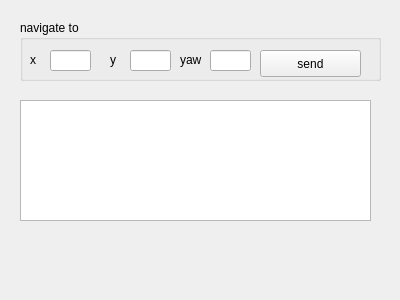
<?xml version="1.0" encoding="UTF-8"?>
<ui version="4.0">
 <class>Form</class>
 <widget class="QWidget" name="Form">
  <property name="geometry">
   <rect>
    <x>0</x>
    <y>0</y>
    <width>400</width>
    <height>300</height>
   </rect>
  </property>
  <property name="windowTitle">
   <string>Form</string>
  </property>
  <widget class="QGroupBox" name="groupBox">
   <property name="geometry">
    <rect>
     <x>20</x>
     <y>20</y>
     <width>361</width>
     <height>61</height>
    </rect>
   </property>
   <property name="title">
    <string>navigate to</string>
   </property>
   <widget class="QLabel" name="labelyaw">
    <property name="geometry">
     <rect>
      <x>160</x>
      <y>30</y>
      <width>31</width>
      <height>19</height>
     </rect>
    </property>
    <property name="text">
     <string>yaw</string>
    </property>
   </widget>
   <widget class="QLabel" name="labely">
    <property name="geometry">
     <rect>
      <x>90</x>
      <y>30</y>
      <width>31</width>
      <height>19</height>
     </rect>
    </property>
    <property name="text">
     <string>y</string>
    </property>
   </widget>
   <widget class="QLineEdit" name="linex">
    <property name="geometry">
     <rect>
      <x>30</x>
      <y>30</y>
      <width>41</width>
      <height>21</height>
     </rect>
    </property>
   </widget>
   <widget class="QLabel" name="labelx">
    <property name="geometry">
     <rect>
      <x>10</x>
      <y>30</y>
      <width>31</width>
      <height>19</height>
     </rect>
    </property>
    <property name="text">
     <string>x</string>
    </property>
   </widget>
   <widget class="QLineEdit" name="liney">
    <property name="geometry">
     <rect>
      <x>110</x>
      <y>30</y>
      <width>41</width>
      <height>21</height>
     </rect>
    </property>
   </widget>
   <widget class="QLineEdit" name="lineyaw">
    <property name="geometry">
     <rect>
      <x>190</x>
      <y>30</y>
      <width>41</width>
      <height>21</height>
     </rect>
    </property>
   </widget>
   <widget class="QPushButton" name="btnSend">
    <property name="geometry">
     <rect>
      <x>240</x>
      <y>30</y>
      <width>101</width>
      <height>27</height>
     </rect>
    </property>
    <property name="text">
     <string>send</string>
    </property>
   </widget>
  </widget>
  <widget class="QTextEdit" name="log">
   <property name="geometry">
    <rect>
     <x>20</x>
     <y>100</y>
     <width>351</width>
     <height>121</height>
    </rect>
   </property>
  </widget>
 </widget>
 <resources/>
 <connections/>
</ui>
